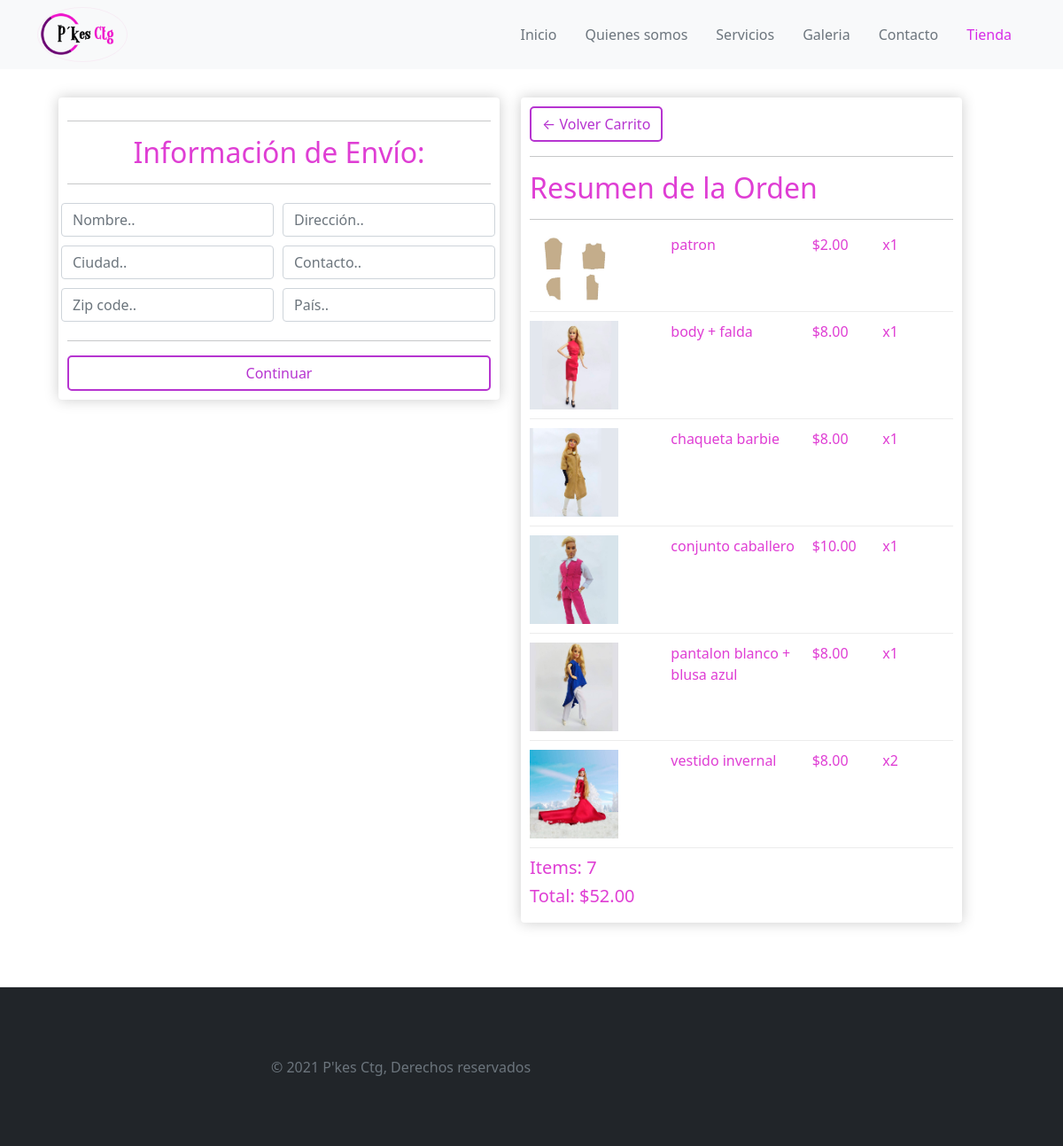
The app's page /checkout/ (signed in) with its own data.
### store/models.py (models this page shows, shortened)
class OrderItem(models.Model):
    product = models.ForeignKey(Product, on_delete=models.SET_NULL, null=True)
    order = models.ForeignKey(Order, on_delete=models.SET_NULL, null=True)
    quantity = models.IntegerField(default=0, null=True, blank=True)
    date_added = models.DateTimeField(auto_now_add=True)
    @property
    def get_total(self):
        total = self.product.price * self.quantity
        return total

class Product(models.Model):
    name = models.CharField(max_length=200)
    price = models.DecimalField(max_digits=7, decimal_places=2)
    digital = models.BooleanField(default=False,null=True, blank=True)
    description = models.CharField(max_length=300, null=True, blank=True)
    image = models.ImageField(null=True, blank=True)
    @property
    def imageURL(self):
        try:
            url = self.image.url
        except:
            url = ''
        return url

class Order(models.Model):
    customer = models.ForeignKey(Customer, on_delete=models.SET_NULL, null=True, blank=True)
    date_ordered = models.DateTimeField(auto_now_add=True)
    complete = models.BooleanField(default=False)
    transaction_id = models.CharField(max_length=100, null=True)
    @property
    def get_cart_total(self):
        orderitems = self.orderitem_set.all()
        total = sum([item.get_total for item in orderitems])
        return total
    @property
    def get_cart_items(self):
        orderitems = self.orderitem_set.all()
        total = sum([item.quantity for item in orderitems])
        return total
    @property
    def shipping(self):
        shipping = False
        orderitems = self.orderitem_set.all()
        for i in orderitems:
            if i.product.digital == False:
                shipping = True
        return shipping

### store/views.py (the view)
# urls.py: path('checkout/', views.checkout, name="checkout"),
def checkout(request):
    data = cartData(request)
    cartItems = data['cartItems']
    order = data['order']
    items = data['items']
    context = {'items': items, 'order': order, 'cartItems': cartItems}
    return render(request, 'store/checkout.html', context)

### store/utils.py (called while the page is built)
def cartData(request):
    if request.user.is_authenticated:
        customer = request.user.customer
        order, created = Order.objects.get_or_create(customer=customer, complete=False)
        items = order.orderitem_set.all()
        cartItems = order.get_cart_items
    else:
        cookieData = cookieCart(request)
        cartItems = cookieData['cartItems']
        order = cookieData['order']
        items = cookieData['items']
    return {'cartItems': cartItems, 'order': order, 'items': items}

### store/templates/store/checkout.html (shortened to what this page needs)
{% extends 'layout.html' %}
{% load static %}
{% block css %}
<link rel="stylesheet" type="text/css" href="{% static 'css/store.css' %}">
{% endblock %}
{% block content %}
<div class="contactform row container">
     <div class="row">
		<div class="col-lg-6">
			<div class="box-element" id="form-wrapper">
				<form id="form">
			<div id="shipping-info">
				<hr>
				<h2 style="text-align: center;">Información de Envío:</h2>
				<hr>
				<div class="row">
					<div class="form-field">
						<input class="form-control" type="text" name="name" placeholder="Nombre..">
					</div>
					<div class="form-field">
						<input class="form-control" type="text" name="address" placeholder="Dirección..">
					</div>
					<div class="form-field">
						<input class="form-control" type="text" name="city" placeholder="Ciudad..">
					</div>
					<div class="form-field">
						<input class="form-control" type="text" name="contact" placeholder="Contacto..">
					</div>
					<div class="form-field">
						<input class="form-control" type="text" name="zipcode" placeholder="Zip code..">
					</div>
					<div class="form-field">
						<input class="form-control" type="text" name="country" placeholder="País..">
					</div>
				</div>
			</div>
					<hr>
					<div class="d-grid gap-2">
						<input id="form-button" class="btn btn-block btn-imput" type="submit" value="Continuar" style="border-radius: 5px;">
					</div>
				</form>
			</div>
			<br>
		</div>
		<div class="col-lg-6">
			<div class="box-element">
				<a  class="btn add-btn update-cart btn-card"  href="{% url 'cart' %}" style="border-radius: 5px;">&#x2190; Volver  Carrito</a>
				<hr>
				<h2>Resumen de la Orden</h2>
				<hr>
				{% for item in items %}
				<div class="cart-row">
					<div style="flex:2"><img class="row-image" src="{{item.product.imageURL}}"></div>
					<div style="flex:2"><p>{{item.product.name}}</p></div>
					<div style="flex:1"><p>${{item.product.price|floatformat:2}}</p></div>
					<div style="flex:1"><p>x{{item.quantity}}</p></div>
				</div>
				{% endfor %}
				<h5>Items:   {{order.get_cart_items}}</h5>
				<h5>Total:   ${{order.get_cart_total|floatformat:2}}</h5>
			</div>
		</div>
	</div>
</div>
{% endblock content %}

### store/static/css/store.css (style rules this page uses)
:root { --color-blue-medium: #d68fe4; --color-purple: #d72ce7; --color-gray: #ccc; --color-gray-medium: #f8f9fa; --color-yellow: #fac32c; }
p, h2, h5 { color: #df3ed4; }
.btn-card, .btn-imput { transition: all .15s ease; color: #b634d0; border:#b634d0 solid 2px; border-radius: 5px; }
.box-element { box-shadow:hsl(0, 0%, 80%) 0 0 16px; background-color: #fff; border-radius: 4px; padding: 10px; }
.col-lg-4, .col-lg-6, .col-lg-8, .col-lg-12 { margin-top: 10px; }
.btn { border-radius: 0; }
.row-image { width: 100px; }
.form-field { width:250px; display: inline-block; padding: 5px; }
.cart-row { display: flex; align-items: flex-stretch; padding-bottom: 10px; margin-bottom: 10px; border-bottom: 1px solid #ececec; }

### records on screen
OrderItem: product.imageURL (picture), product.name "patron", product.price "2.00", quantity "1"
OrderItem: product.imageURL (picture), product.name "body + falda", product.price "8.00", quantity "1"
OrderItem: product.imageURL (picture), product.name "chaqueta barbie", product.price "8.00", quantity "1"
OrderItem: product.imageURL (picture), product.name "conjunto caballero", product.price "10.00", quantity "1"
OrderItem: product.imageURL (picture), product.name "pantalon blanco + blusa azul", product.price "8.00", quantity "1"
OrderItem: product.imageURL (picture), product.name "vestido invernal", product.price "8.00", quantity "2"
Order: get_cart_items "7", get_cart_total "52.00"
